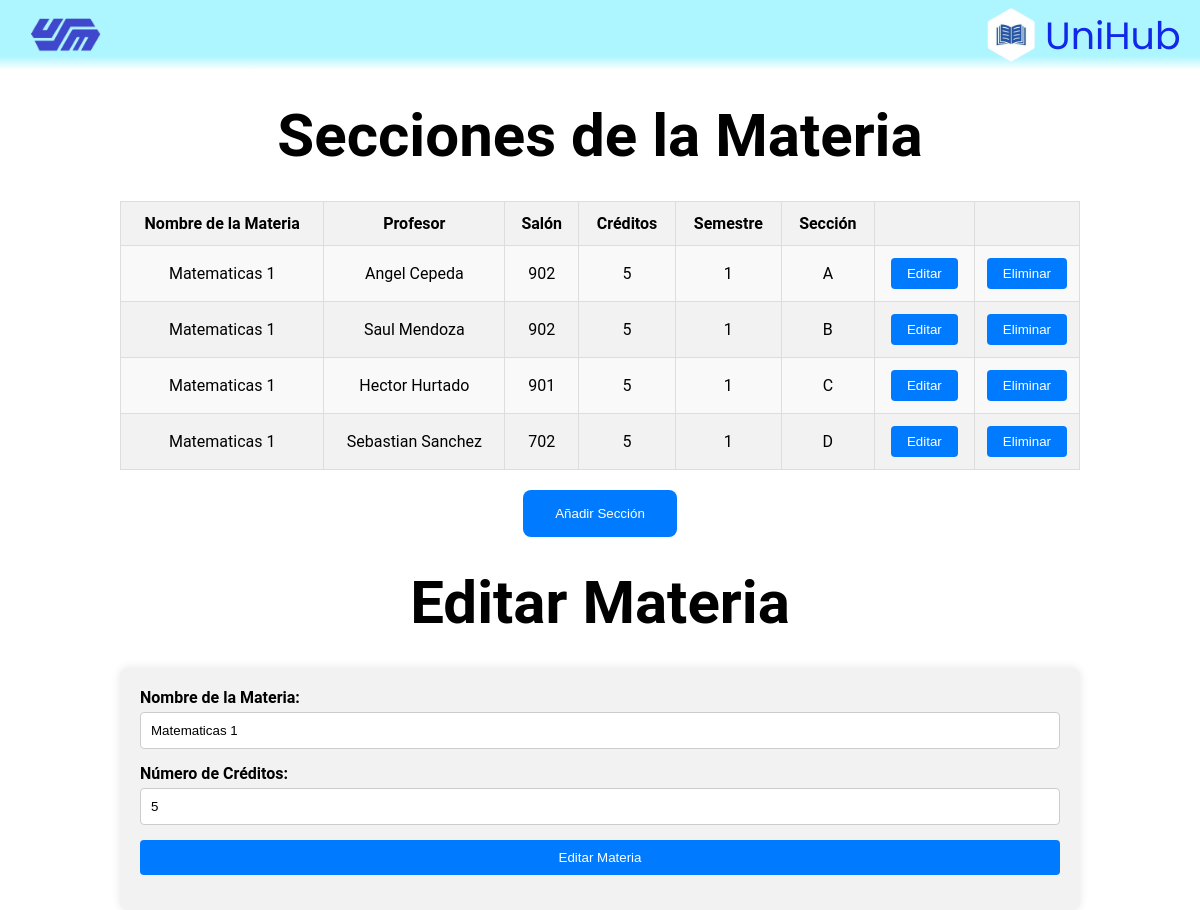
Page /editar_materia.php?nombre=Matematicas 1 on the earlier database version.
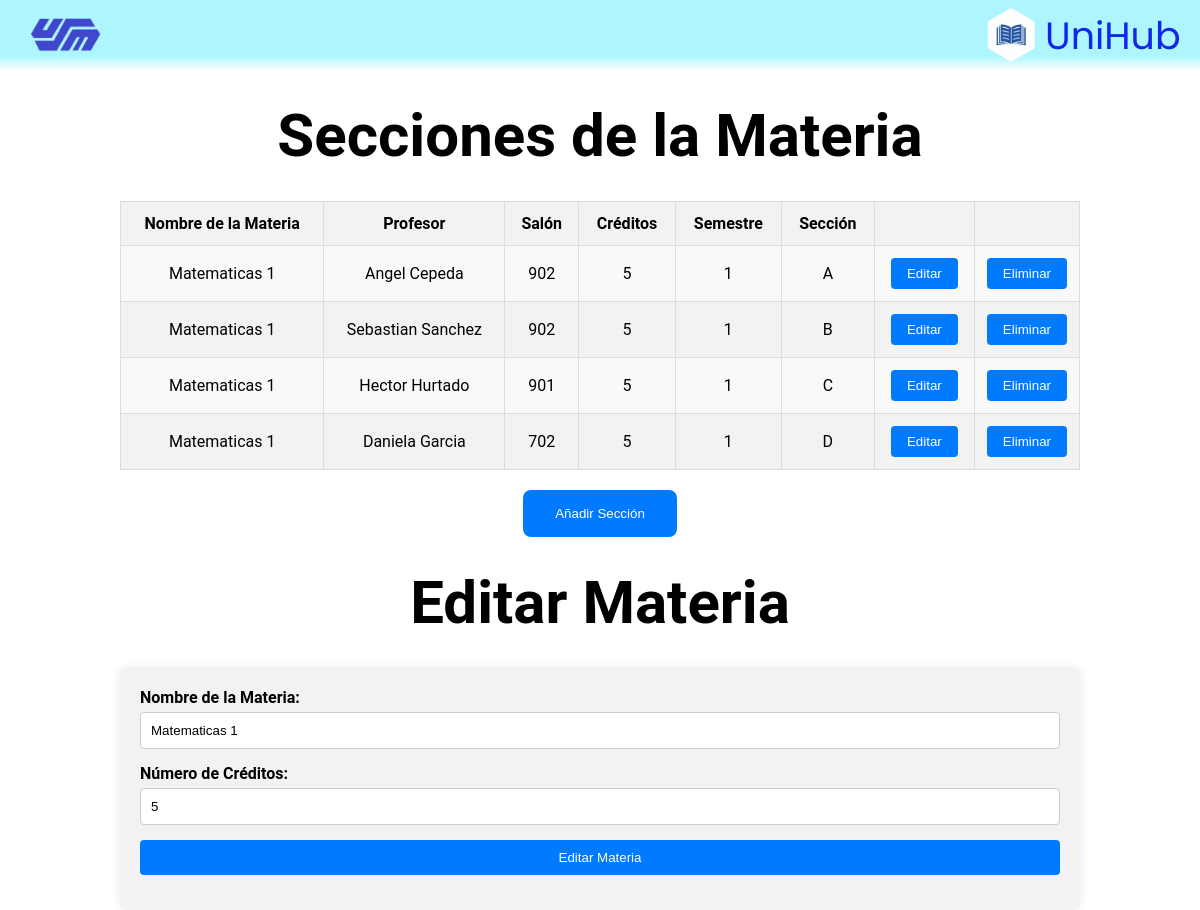
Same page on the later database version.
### tables this page shows
CREATE TABLE IF NOT EXISTS `materias` (
  `id` int NOT NULL AUTO_INCREMENT,
  `nombre` varchar(100) DEFAULT NULL,
  `salon` varchar(50) DEFAULT NULL,
  `id_profesor` int DEFAULT NULL,
  `creditos` int NOT NULL,
  `semestre` int NOT NULL,
  `seccion` varchar(50) NOT NULL,
  PRIMARY KEY (`id`),
  KEY `fk_profesor` (`id_profesor`)
);

CREATE TABLE IF NOT EXISTS `profesores` (
  `id` int NOT NULL AUTO_INCREMENT,
  `id_usuario` int DEFAULT NULL,
  `nombre` varchar(255) DEFAULT NULL,
  PRIMARY KEY (`id`),
  KEY `id_usuario` (`id_usuario`)
);

### editar_materia.php (the view, shortened to what this page needs)
<!DOCTYPE html>
<html lang="es">
<head>
    <link rel="stylesheet" href="css/admin_materias.css">
    <link rel="stylesheet" href="css/style.css">
    <link rel="stylesheet" href="css/principaladministracion.css">
</head>
<body>
    <div class="cabecera">
        <button type="button" id="logoButton">
            <img src="css/logoazul.png" alt="Logo">
        </button>
        <div class="logoempresa">
            <img src="css/logounihubblanco.png" alt="Logo" class="logounihub">
            <p>UniHub</p>
        </div>
    </div>
    <h1>Secciones de la Materia</h1>
    <?php
    require 'conexion.php';
    $nombre = $_GET['nombre'];
    $sql = "SELECT m.*, p.nombre AS profesor_nombre FROM materias m LEFT JOIN profesores p ON m.id_profesor = p.id WHERE m.nombre='$nombre' ORDER BY m.seccion ASC";
    $result = $conn->query($sql);
    if ($result->num_rows > 0) {
        echo "<table><tr><th>Nombre de la Materia</th><th>Profesor</th><th>Salón</th><th>Créditos</th><th>Semestre</th><th>Sección</th><th></th><th></th></tr>";
        while ($row = $result->fetch_assoc()) {
            echo "<tr><td>" . $row["nombre"] . "</td>";
            echo "<td>" . $row["profesor_nombre"] . "</td>";
            echo "<td>" . $row["salon"] . "</td>";
            echo "<td>" . $row["creditos"] . "</td>";
            echo "<td>" . $row["semestre"] . "</td>";
            echo "<td>" . $row["seccion"] . "</td>";
            echo "<td class='button-cell'><button onclick=\"window.location.href='editar_seccion.php?id=" . $row["id"] . "'\">Editar</button></td>";
            echo "<td class='button-cell'><button onclick=\"window.location.href='eliminar_seccion.php?id=" . $row["id"] . "'\">Eliminar</button></td></tr>";
        }
        echo "</table>";
    } else {
        echo "No se encontraron secciones para la materia seleccionada.";
    }
    $sqlMateria = "SELECT nombre, creditos FROM materias WHERE nombre='$nombre' LIMIT 1";
    $resultMateria = $conn->query($sqlMateria);
    $materia = $resultMateria->fetch_assoc();
    ?>
    <a href='añadir_seccion.php?nombre=<?php echo $nombre; ?>'><button id='agregar'>Añadir Sección</button></a>
    <h1>Editar Materia</h1>
    <form class="form-materia" action="procesar_editar_materia.php" method="POST">
        <div>
            <label for="nombre">Nombre de la Materia:</label>
            <input type="text" id="nombre" name="nombre" value="<?php echo $materia['nombre']; ?>" required>
        </div>
        <div>
            <label for="creditos">Número de Créditos:</label>
            <input type="number" id="creditos" name="creditos" value="<?php echo $materia['creditos']; ?>" required>
        </div>
        <div>
            <button type="submit" id="editar">Editar Materia</button>
        </div>
    </form>
</body>
</html>

Differences in the rows shown:
changed materias: id_profesor.nombre "Saul Mendoza" → "Sebastian Sanchez"
changed materias: id_profesor.nombre "Sebastian Sanchez" → "Daniela Garcia"
